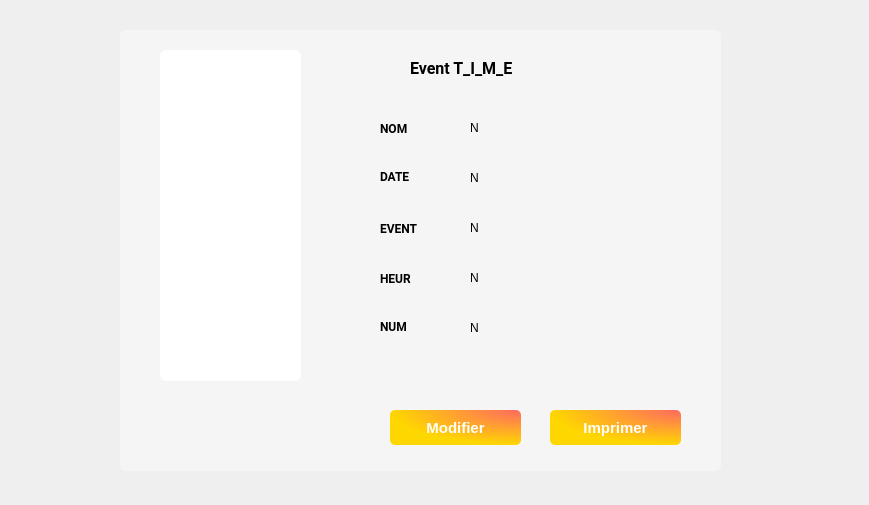
<?xml version="1.0" encoding="UTF-8"?>
<ui version="4.0">
 <class>Form</class>
 <widget class="QWidget" name="Form">
  <property name="geometry">
   <rect>
    <x>0</x>
    <y>0</y>
    <width>869</width>
    <height>505</height>
   </rect>
  </property>
  <property name="windowTitle">
   <string>Form</string>
  </property>
  <widget class="QWidget" name="widget" native="true">
   <property name="geometry">
    <rect>
     <x>120</x>
     <y>30</y>
     <width>601</width>
     <height>441</height>
    </rect>
   </property>
   <property name="styleSheet">
    <string notr="true">background-color: rgb(245, 245, 245);
border-radius: 6px;</string>
   </property>
   <widget class="QWidget" name="ticket" native="true">
    <property name="geometry">
     <rect>
      <x>40</x>
      <y>20</y>
      <width>521</width>
      <height>331</height>
     </rect>
    </property>
    <property name="styleSheet">
     <string notr="true">background-color: qlineargradient(spread:pad, x1:0, y1:0, x2:1, y2:0, stop:0 rgba(245, 224, 176, 255), stop:0.09 rgba(246, 189, 237, 255), stop:0.14 rgba(194, 207, 246, 255), stop:0.19 rgba(184, 160, 168, 255), stop:0.25 rgba(171, 186, 248, 255), stop:0.32 rgba(243, 248, 224, 255), stop:0.385 rgba(249, 162, 183, 255), stop:0.47 rgba(100, 115, 124, 255), stop:0.58 rgba(251, 205, 202, 255), stop:0.65 rgba(170, 128, 185, 255), stop:0.75 rgba(252, 222, 204, 255), stop:0.805 rgba(206, 122, 218, 255), stop:0.86 rgba(254, 223, 175, 255), stop:0.91 rgba(254, 236, 244, 255), stop:1 rgba(255, 191, 221, 255));</string>
    </property>
    <widget class="QLabel" name="label">
     <property name="geometry">
      <rect>
       <x>250</x>
       <y>10</y>
       <width>131</width>
       <height>16</height>
      </rect>
     </property>
     <property name="font">
      <font>
       <family>Roboto</family>
       <pointsize>12</pointsize>
       <weight>75</weight>
       <bold>true</bold>
      </font>
     </property>
     <property name="styleSheet">
      <string notr="true">background-color: none;
</string>
     </property>
     <property name="text">
      <string>Event T_I_M_E</string>
     </property>
    </widget>
    <widget class="QLabel" name="label_2">
     <property name="geometry">
      <rect>
       <x>220</x>
       <y>70</y>
       <width>51</width>
       <height>16</height>
      </rect>
     </property>
     <property name="font">
      <font>
       <family>Roboto</family>
       <pointsize>9</pointsize>
       <weight>75</weight>
       <bold>true</bold>
      </font>
     </property>
     <property name="styleSheet">
      <string notr="true">background-color:none;</string>
     </property>
     <property name="text">
      <string>NOM</string>
     </property>
    </widget>
    <widget class="QLabel" name="label_3">
     <property name="geometry">
      <rect>
       <x>220</x>
       <y>120</y>
       <width>47</width>
       <height>13</height>
      </rect>
     </property>
     <property name="font">
      <font>
       <family>Roboto</family>
       <pointsize>9</pointsize>
       <weight>75</weight>
       <bold>true</bold>
      </font>
     </property>
     <property name="styleSheet">
      <string notr="true">background-color:none;</string>
     </property>
     <property name="text">
      <string>DATE</string>
     </property>
    </widget>
    <widget class="QLabel" name="label_4">
     <property name="geometry">
      <rect>
       <x>220</x>
       <y>270</y>
       <width>47</width>
       <height>13</height>
      </rect>
     </property>
     <property name="font">
      <font>
       <family>Roboto</family>
       <pointsize>9</pointsize>
       <weight>75</weight>
       <bold>true</bold>
      </font>
     </property>
     <property name="styleSheet">
      <string notr="true">background-color:none;</string>
     </property>
     <property name="text">
      <string>NUM</string>
     </property>
    </widget>
    <widget class="QLabel" name="label_5">
     <property name="geometry">
      <rect>
       <x>220</x>
       <y>170</y>
       <width>61</width>
       <height>16</height>
      </rect>
     </property>
     <property name="font">
      <font>
       <family>Roboto</family>
       <pointsize>9</pointsize>
       <weight>75</weight>
       <bold>true</bold>
      </font>
     </property>
     <property name="styleSheet">
      <string notr="true">background-color:none;</string>
     </property>
     <property name="text">
      <string>EVENT</string>
     </property>
    </widget>
    <widget class="QLabel" name="label_6">
     <property name="geometry">
      <rect>
       <x>220</x>
       <y>220</y>
       <width>61</width>
       <height>16</height>
      </rect>
     </property>
     <property name="font">
      <font>
       <family>Roboto</family>
       <pointsize>9</pointsize>
       <weight>75</weight>
       <bold>true</bold>
      </font>
     </property>
     <property name="styleSheet">
      <string notr="true">background-color:none;</string>
     </property>
     <property name="text">
      <string>HEUR</string>
     </property>
    </widget>
    <widget class="QLabel" name="nom">
     <property name="geometry">
      <rect>
       <x>310</x>
       <y>70</y>
       <width>151</width>
       <height>16</height>
      </rect>
     </property>
     <property name="styleSheet">
      <string notr="true">background-color:none;</string>
     </property>
     <property name="text">
      <string>N</string>
     </property>
    </widget>
    <widget class="QLabel" name="date">
     <property name="geometry">
      <rect>
       <x>310</x>
       <y>120</y>
       <width>151</width>
       <height>16</height>
      </rect>
     </property>
     <property name="styleSheet">
      <string notr="true">background-color:none;</string>
     </property>
     <property name="text">
      <string>N</string>
     </property>
    </widget>
    <widget class="QLabel" name="event">
     <property name="geometry">
      <rect>
       <x>310</x>
       <y>170</y>
       <width>151</width>
       <height>16</height>
      </rect>
     </property>
     <property name="styleSheet">
      <string notr="true">background-color:none;</string>
     </property>
     <property name="text">
      <string>N</string>
     </property>
    </widget>
    <widget class="QLabel" name="heur">
     <property name="geometry">
      <rect>
       <x>310</x>
       <y>220</y>
       <width>151</width>
       <height>16</height>
      </rect>
     </property>
     <property name="styleSheet">
      <string notr="true">background-color:none;</string>
     </property>
     <property name="text">
      <string>N</string>
     </property>
    </widget>
    <widget class="QLabel" name="num">
     <property name="geometry">
      <rect>
       <x>310</x>
       <y>270</y>
       <width>151</width>
       <height>16</height>
      </rect>
     </property>
     <property name="styleSheet">
      <string notr="true">background-color:none;
</string>
     </property>
     <property name="text">
      <string>N</string>
     </property>
    </widget>
    <widget class="QLabel" name="label_12">
     <property name="geometry">
      <rect>
       <x>0</x>
       <y>0</y>
       <width>141</width>
       <height>331</height>
      </rect>
     </property>
     <property name="font">
      <font>
       <family>Roboto</family>
       <pointsize>9</pointsize>
      </font>
     </property>
     <property name="styleSheet">
      <string notr="true">background-color: rgb(255, 255, 255);</string>
     </property>
     <property name="text">
      <string/>
     </property>
    </widget>
   </widget>
   <widget class="QPushButton" name="Imprimer">
    <property name="geometry">
     <rect>
      <x>430</x>
      <y>380</y>
      <width>131</width>
      <height>35</height>
     </rect>
    </property>
    <property name="font">
     <font>
      <pointsize>11</pointsize>
      <weight>75</weight>
      <bold>true</bold>
     </font>
    </property>
    <property name="styleSheet">
     <string notr="true">QPushButton {
    color: white;
    text-shadow: 0 1px 0 rgba(0, 0, 0, 0.4);
    background: qradialgradient(cx: 1, cy: 0, radius: 1, fx: 1, fy: 0, stop: 0 #FF6961, stop: 1 #FFD700);
    border: 0;
    border-radius: 5px;
}

QPushButton:hover {
    text-shadow: 0 2px 0 rgba(0, 0, 0, 0.9);
    background: qradialgradient(cx: 1.5, cy: 0.5, radius: 1.5, fx: 1.5, fy: 0.5, stop: 0.5 #FFD700, stop: 1.5 #FF69B4);
}

QPushButton:pressed {
    background: qradialgradient(cx: 1, cy: 0, radius: 1, fx: 1, fy: 0, stop: 0 #32CD32, stop: 1 #4682B4);
}
</string>
    </property>
    <property name="text">
     <string>Imprimer</string>
    </property>
   </widget>
   <widget class="QPushButton" name="modifier">
    <property name="geometry">
     <rect>
      <x>270</x>
      <y>380</y>
      <width>131</width>
      <height>35</height>
     </rect>
    </property>
    <property name="font">
     <font>
      <pointsize>11</pointsize>
      <weight>75</weight>
      <bold>true</bold>
     </font>
    </property>
    <property name="styleSheet">
     <string notr="true">QPushButton {
    color: white;
    text-shadow: 0 1px 0 rgba(0, 0, 0, 0.4);
    background: qradialgradient(cx: 1, cy: 0, radius: 1, fx: 1, fy: 0, stop: 0 #FF6961, stop: 1 #FFD700);
    border: 0;
    border-radius: 5px;
}

QPushButton:hover {
    text-shadow: 0 2px 0 rgba(0, 0, 0, 0.9);
    background: qradialgradient(cx: 1.5, cy: 0.5, radius: 1.5, fx: 1.5, fy: 0.5, stop: 0.5 #FFD700, stop: 1.5 #FF69B4);
}

QPushButton:pressed {
    background: qradialgradient(cx: 1, cy: 0, radius: 1, fx: 1, fy: 0, stop: 0 #32CD32, stop: 1 #4682B4);
}
</string>
    </property>
    <property name="text">
     <string>Modifier</string>
    </property>
   </widget>
  </widget>
 </widget>
 <resources/>
 <connections/>
</ui>
